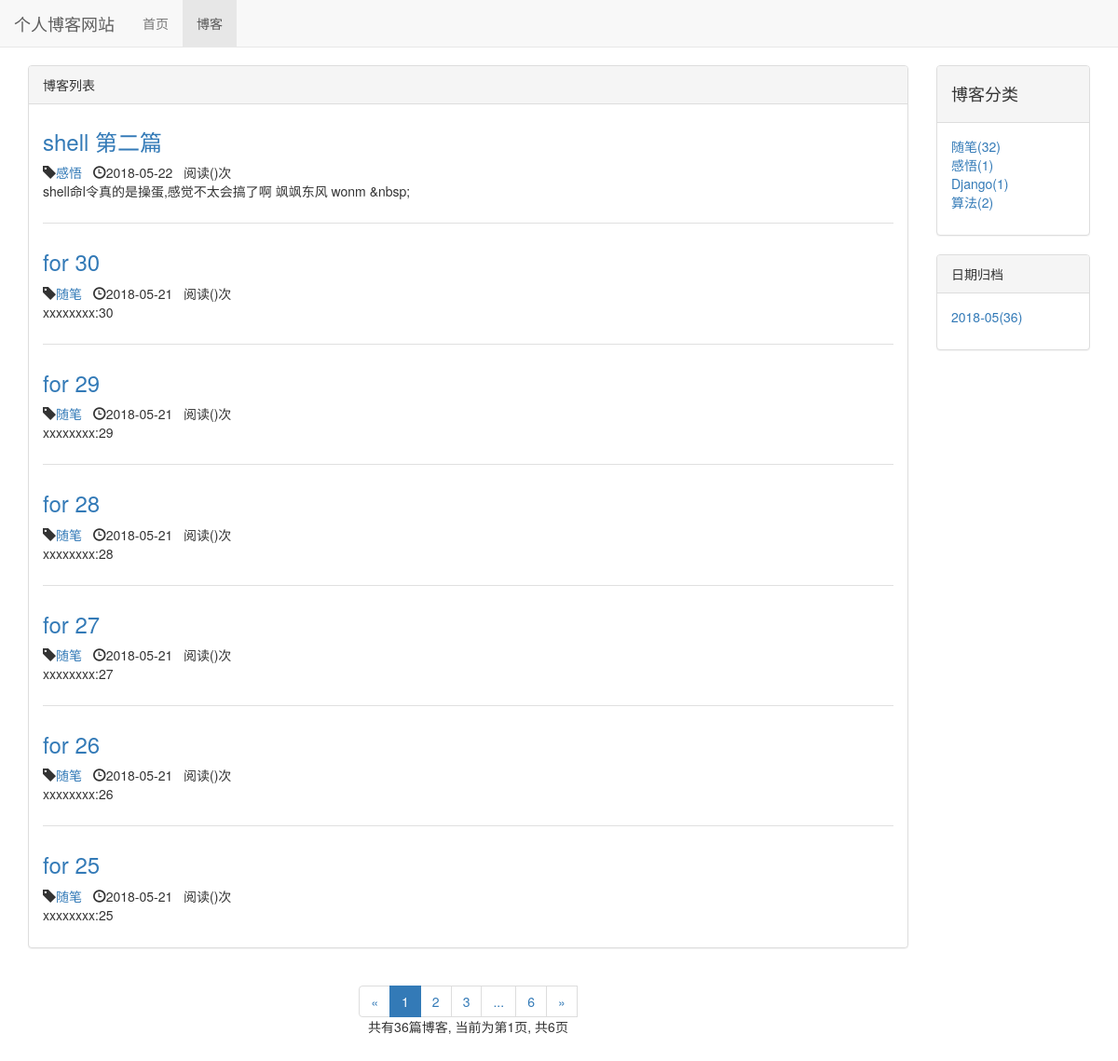
/blog/, run on an earlier commit of the app's database.
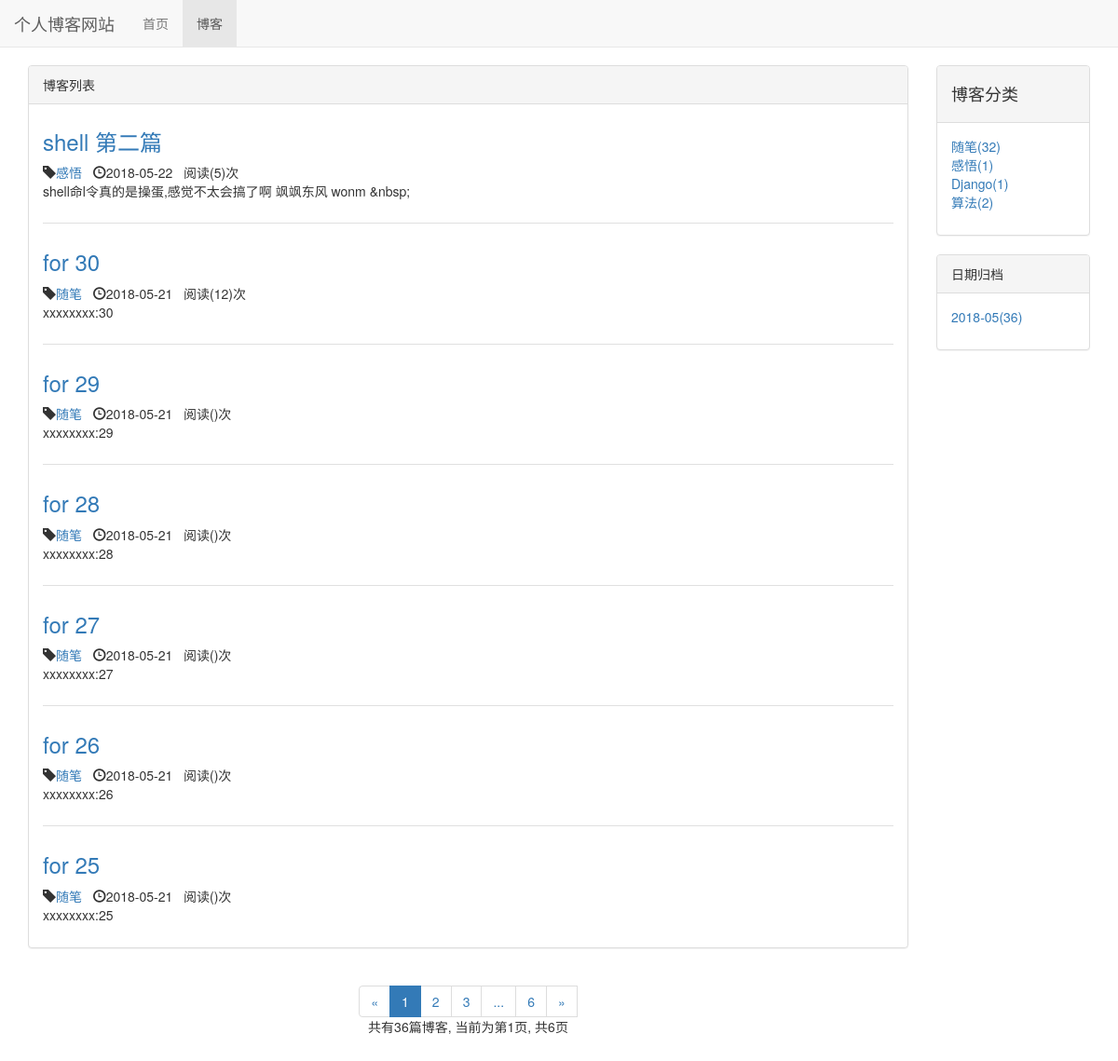
And on a later commit of the database.
### blog/models.py (models this page shows, shortened)
class Blog(models.Model):
    title = models.CharField(max_length=40)
    content = RichTextUploadingField()
    blog_type = models.ForeignKey(BlogType,on_delete=models.DO_NOTHING)
    author = models.ForeignKey(User,on_delete=models.DO_NOTHING)
    created_time = models.DateTimeField(auto_now_add=True)
    last_updated_time = models.DateTimeField(auto_now=True)
    def read_num(self):
        return self.readnum.read_num
    class Meta:
        ordering =['-created_time']

class BlogType(models.Model):
    type_name = models.CharField(max_length=15)
    def __str__(self):
        return self.type_name

class ReadNum(models.Model):
    read_num = models.IntegerField(default=0)
    blog = models.OneToOneField(Blog, on_delete=models.DO_NOTHING)

### blog/views.py (the view)
# urls.py: path('',views.blog_list,name='blog_list'), #首页点击博客后,显示的博客列表
def blog_list(request):
    blogs_all_list = Blog.objects.all()
    context = blog_list_common_data(request,blogs_all_list)
    return render_to_response('blog/blog_list.html', context)

### blog/templates/blog/blog_list.html (shortened to what this page needs)
{% extends  'base.html' %}
{% block  nav_blog_active%}active{% endblock %}
{% load staticfiles %}
{% block header_extends %}
    <link rel="stylesheet" href="{% static 'blog/blog.css' %}">
{% endblock %}
{% block content%}
    <div class="container">
        <div class="row">
            <div class=" col-xs-12 col-sm-8 col-md-9 col-lg-10">
                <div class="panel panel-default">
                    <div class="panel-heading"> {% block blog_list_title %}
                        博客列表
                        {% endblock %}
                    </div>
                    <div class="panel-body">
                        {% for blog in blogs %}
                            <div class="blog">
                                 <h3><a href="{% url 'blog_detail' blog.pk %}">{{ blog.title }}</a></h3>
                                <p class="blog-info">
                                    <span class="glyphicon glyphicon-tag"></span><a href="{%  url 'blogs_with_type' blog.blog_type.pk %}">{{ blog.blog_type }}</a>&nbsp;&nbsp;
                                    <span class="glyphicon glyphicon-time"></span>{{ blog.created_time|date:"Y-m-d " }}&nbsp;&nbsp;阅读({{ blog.read_num }})次
                                </p>
                                 <p>{{ blog.content|striptags|truncatechars:120 }}</p>
                            </div>
                        {% empty %}
                            <div class="blog">
                                <h3>暂无博客,敬请期待</h3>
                            </div>
                        {% endfor %}
                    </div>
                </div>
                <div class="paginator">
                      <ul class="pagination">
                            <li>
                                {% if page_of_blogs.has_previous %}
                                    <a href="?page={{ page_of_blogs.previous_page_number }}" aria-label="Previous">
                                       <span aria-hidden="true">&laquo;</span>
                                    </a>
                                {% else %}
                                    <span aria-hidden="true">&laquo;</span>
                                {% endif %}
                            </li>
                                 {% for page_num in page_range%}
                                     {% if  page_num == page_of_blogs.number%}
                                         <li class="active"><span>{{ page_num }}</span></li>
                                     {% else %}
                                         {% if page_num == '...'%}
                                            <li ><span>{{ page_num }}</span></li>
                                         {% else %}
                                              <li><a href="?page={{ page_num }}">{{ page_num }}</a></li>
                                         {% endif %}
                                     {% endif %}
                                 {% endfor %}
                            <li>
                                {% if page_of_blogs.has_next %}
                                  <a href="?page={{ page_of_blogs.next_page_number }}" aria-label="Next">
                                    <span aria-hidden="true">&raquo;</span>
                                  </a>
                                {% else %}
                                    <span aria-hidden="true">&raquo;</span>
                                {% endif %}
                            </li>
                             <p>
                                 共有{{ page_of_blogs.paginator.count}}篇博客,
                                 当前为第{{ page_of_blogs.number }}页,
                                 共{{ page_of_blogs.paginator.num_pages }}页
                             </p>
                      </ul>
                </div>
            </div>
            <div class=" hidden-xs col-sm-4 col-md-3 col-lg-2">
                <div class="panel panel-default">
                    <div class="panel-heading">
                        <h4>博客分类</h4>
                    </div>
                    <div class="panel-body">
                        <ul  class="blog-types" >
                             {% for blogtype in blog_types %}
                                 <li><a href="{%  url 'blogs_with_type' blogtype.pk %}">{{ blogtype.type_name }}({{ blogtype.blog_count }})</a></li>
                                {% empty %}
                                 <li>暂无分类</li>
                             {% endfor %}
                        </ul>
                    </div>
                </div>
                <div class="panel panel-default">
                    <div class="panel-heading">日期归档</div>
                    <div class="panel-body">
                        <ul  >
                            {% for blog_date,blog_count in blog_dates.items %}
                                <li>
                                    <a href="{% url 'blogs_with_date' blog_date.year blog_date.month %}">
                                        {{ blog_date|date:'Y-m' }}({{ blog_count }})
                                    </a>
                                </li>
                            {% endfor %}
                        </ul>
                    </div>
                </div>
            </div>
        </div>
    </div>
{% endblock %}

### templates/base.html (shortened to what this page needs)
{% load staticfiles %}
<!DOCTYPE html>
<html lang="zh-CN" xmlns="http://www.w3.org/1999/html">
    <link rel="stylesheet" href="{% static 'base.css' %}"></link>
    <link rel="stylesheet" href="{% static 'bootstrap3.3.7/css/bootstrap.min.css' %}"/>
   {% block header_extends %}
    {% endblock %}
</head>
    <div class="navbar navbar-default navbar-fixed-top"  role="navigation">
        <div class="container-fluid">
            <div class="navbar-header">
                <a  class="navbar-brand" href="{% url 'home' %}">个人博客网站</a>
            </div>
            <div  class="collapse navbar-collapse"  id="navbar-collapse" >
                 <ul class="nav navbar-nav">
                    <li class="{% block nav_home_active %}{% endblock %}" >
                        <a href="{% url 'home' %}">首页</a>
                    </li>
                    <li class="{% block nav_blog_active %}{% endblock %}">
                        <a  href="{% url 'blog_list' %}">博客</a>
                    </li>
                 </ul>
            </div>
        </div>
    </div>
    {% block content %}{% endblock %}
</body>
</html>

### templates/static/base.css (style rules this page uses)
* { margin: 0; padding: 0; }
ul { list-style-type: none; }

### blog/static/blog/blog.css (style rules this page uses)
ul.blog-types { list-style-type: none; }
div.blog:not(:last-child) { margin-bottom:2em; padding-bottom:1em; border-bottom: 1px solid #e0e0e0; }
div.blog h3 { margin-top: 0.5em; }
div.blog p.blog-info { margin-bottom: 0; }
div.paginator { text-align:center; }

What changed in the data, as far as the page shows it:
changed Blog "shell 第二篇": read_num (not shown) → "5"
changed Blog "for 30": read_num (not shown) → "12"
